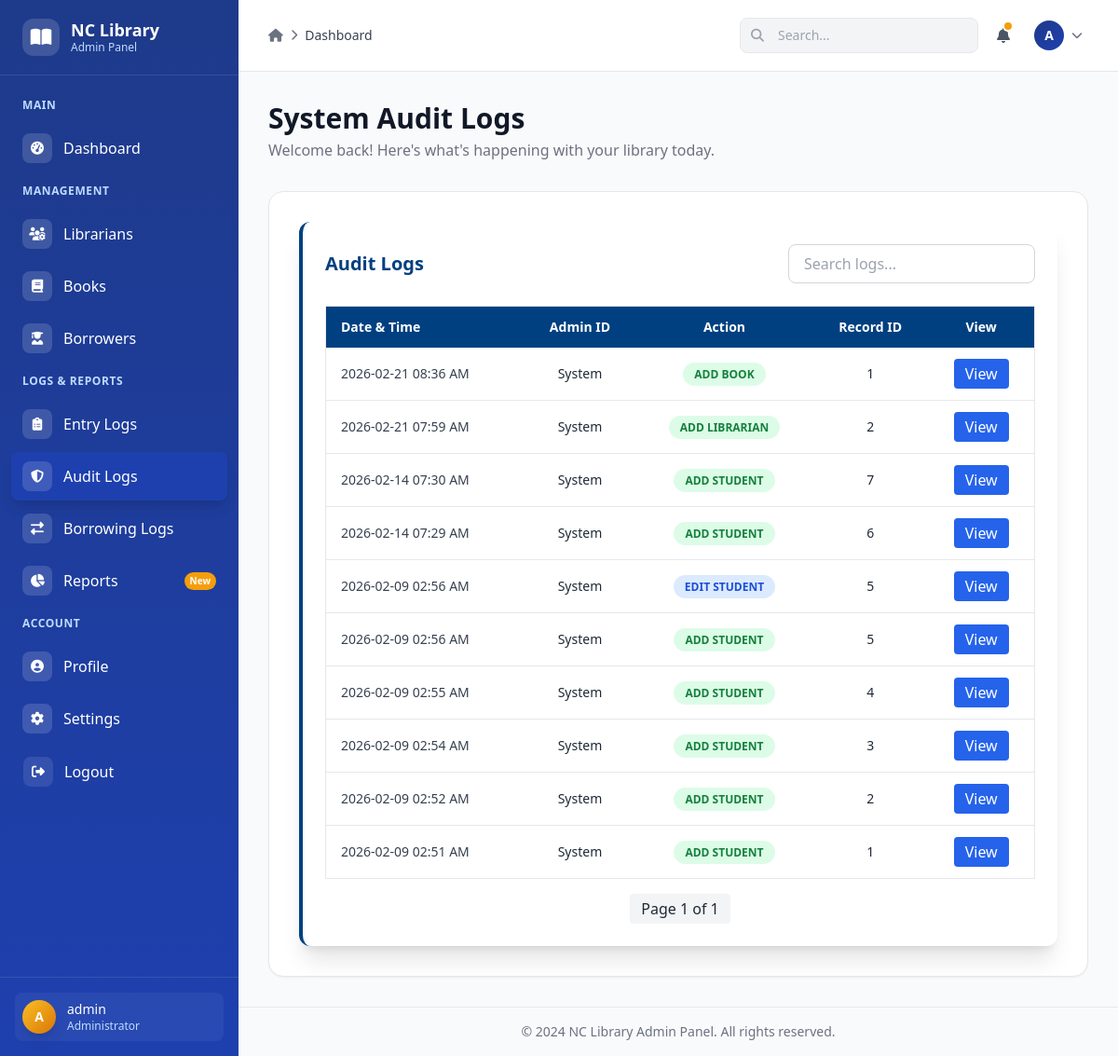
The page /admin/audit-logs (signed in) on the database its author committed.
### app/models/audit_log.py (models this page shows, shortened)
class AuditLog(db.Model):
    __tablename__ = "audit_log"
    id = db.Column(db.Integer, primary_key=True)
    user_id = db.Column(db.Integer, nullable=True)  # The admin who performed the action
    action = db.Column(db.String(100), nullable=False)  # e.g., "ADD STUDENT", "EDIT FACULTY"
    table_name = db.Column(db.String(100), nullable=False)  # e.g., "student", "borrower"
    record_id = db.Column(db.Integer, nullable=True)  # ID of the record affected
    old_data = db.Column(db.Text, nullable=True)  # JSON string for previous data
    new_data = db.Column(db.Text, nullable=True)  # JSON string for new data
    timestamp = db.Column(db.DateTime, default=datetime.utcnow)

### app/routes/admin/audit_logs.py (the view)
@admin_bp.route("/audit-logs")
@role_required("admin")
def audit_logs():
    page = request.args.get("page", 1, type=int)
    per_page = 20
    logs_pagination = AuditLog.query\
        .order_by(AuditLog.timestamp.desc())\
        .paginate(page=page, per_page=per_page, error_out=False)
    return render_template("admin/audit_logs.html", logs_pagination=logs_pagination)

### app/templates/admin/audit_logs.html (shortened to what this page needs)
{% extends "admin/admin_base.html" %}
{% block header %}System Audit Logs{% endblock %}
{% block content %}
<div class="col-span-full bg-white shadow-xl rounded-xl p-6 border-l-4 border-[#004080]">
  <div class="flex flex-col md:flex-row md:items-center md:justify-between gap-4 mb-6">
    <h2 class="text-xl font-semibold text-[#004080]">Audit Logs</h2>
    <div class="flex gap-2">
      <input
        type="text"
        id="searchInput"
        placeholder="Search logs..."
        class="border border-gray-300 rounded-lg px-4 py-2 focus:outline-none focus:ring-2 focus:ring-[#004080]"
      />
    </div>
  </div>
  <div class="overflow-x-auto">
    <table class="min-w-full border border-gray-200 rounded">
      <thead class="bg-[#004080] text-white">
        <tr>
          <th class="px-4 py-3 text-left text-sm font-semibold">Date & Time</th>
          <th class="px-4 py-3 text-center text-sm font-semibold">Admin ID</th>
          <th class="px-4 py-3 text-center text-sm font-semibold">Action</th>
          <th class="px-4 py-3 text-center text-sm font-semibold">Record ID</th>
          <th class="px-4 py-3 text-center text-sm font-semibold">View</th>
        </tr>
      </thead>
      <tbody class="divide-y">
        {% for log in logs_pagination.items %}
        <tr class="hover:bg-blue-50">
          <td class="px-4 py-3 text-sm text-gray-700">
            {{ log.timestamp.strftime("%Y-%m-%d %I:%M %p") }}
          </td>
          <td class="px-4 py-3 text-center text-sm">{{ log.user_id or "System" }}</td>
          <td class="px-4 py-3 text-center text-sm">
            {% set action = log.action|lower %}
            <span
              class="px-3 py-1 rounded-full text-xs font-semibold
                {% if 'add' in action or 'create' in action %} bg-green-100 text-green-700
                {% elif 'update' in action or 'edit' in action %} bg-blue-100 text-blue-700
                {% elif 'delete' in action or 'remove' in action %} bg-red-100 text-red-700
                {% elif 'login' in action or 'logout' in action %} bg-purple-100 text-purple-700
                {% else %} bg-gray-200 text-gray-700
                {% endif %}">
              {{ log.action }}
            </span>
          </td>
          <td class="px-4 py-3 text-center text-sm">{{ log.record_id or "-" }}</td>
          <td class="px-4 py-3 text-center">
            <button
              onclick="openLogModal({{ log.id }})"
              class="px-3 py-1 bg-blue-600 text-white rounded hover:bg-blue-700 transition"
            >
              View
            </button>
          </td>
        </tr>
        {% else %}
        <tr>
          <td colspan="5" class="text-center py-6 text-gray-500">No audit logs found.</td>
        </tr>
        {% endfor %}
      </tbody>
    </table>
  </div>
  <div class="mt-4 flex justify-center items-center space-x-2">
    <span class="px-3 py-1 bg-gray-100 rounded">Page {{ logs_pagination.page }} of {{ logs_pagination.pages }}</span>
  </div>
</div>
{% endblock %}

### rows shown on the page
AuditLog: timestamp "2026-02-21 08:36 AM", user_id "System", action "ADD BOOK", record "1"
AuditLog: timestamp "2026-02-21 07:59 AM", user_id "System", action "ADD LIBRARIAN", record "2"
AuditLog: timestamp "2026-02-14 07:30 AM", user_id "System", action "ADD STUDENT", record "7"
AuditLog: timestamp "2026-02-14 07:29 AM", user_id "System", action "ADD STUDENT", record "6"
AuditLog: timestamp "2026-02-09 02:56 AM", user_id "System", action "EDIT STUDENT", record "5"
AuditLog: timestamp "2026-02-09 02:56 AM", user_id "System", action "ADD STUDENT", record "5"
AuditLog: timestamp "2026-02-09 02:55 AM", user_id "System", action "ADD STUDENT", record "4"
AuditLog: timestamp "2026-02-09 02:54 AM", user_id "System", action "ADD STUDENT", record "3"
AuditLog: timestamp "2026-02-09 02:52 AM", user_id "System", action "ADD STUDENT", record "2"
AuditLog: timestamp "2026-02-09 02:51 AM", user_id "System", action "ADD STUDENT", record "1"

### other values the page prints
{{ session.username[0]|upper }} "A"
{{ session.username }} "admin"
{{ logs_pagination.page }} "1"
{{ logs_pagination.pages }} "1"
{{ now.year if now else 2024 }} "2024"
